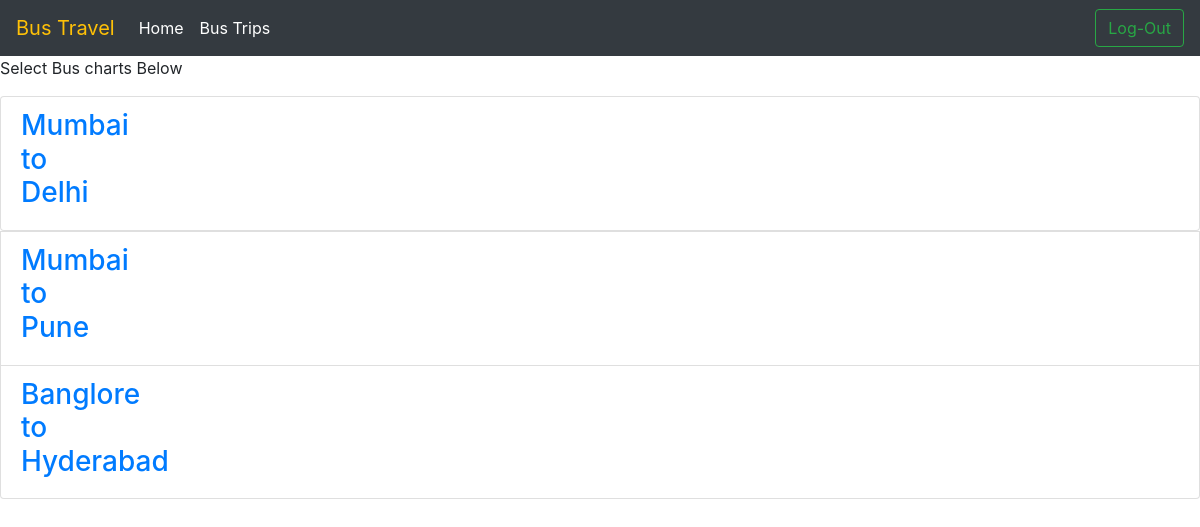
The app's page /main/charts/ (signed in) with its own data.
### main/models.py (models this page shows, shortened)
class BusChart(models.Model):
    fromP           = models.ForeignKey(Places, on_delete=models.CASCADE, related_name="fromPB")
    toP             = models.ForeignKey(Places, on_delete=models.CASCADE, related_name="toPB")
    departure       = models.TimeField()
    arival          = models.TimeField()
    adultcost       = models.FloatField()
    childcost       = models.FloatField()

class Places(models.Model):
    name            = models.CharField(max_length=120)
    def __str__(self):
        return self.name

### main/views.py (the view)
# urls.py: path('charts/', charts, name='charts'),
@login_required(login_url='/main/login/')
def charts(request, *args, **kwargs):
    buschart = BusChart.objects.all()
    context = {
        'buschart': buschart,
    }
    return render(request, 'main/charts.html', context)

### main/templates/main/charts.html (shortened to what this page needs)
<link href="https://unpkg.com/tailwindcss@^2/dist/tailwind.min.css" rel="stylesheet">
    <link rel="stylesheet" href="https://cdnjs.cloudflare.com/ajax/libs/font-awesome/5.12.0-2/css/all.min.css">
    <link href="//maxcdn.bootstrapcdn.com/bootstrap/4.0.0/css/bootstrap.min.css" rel="stylesheet" id="bootstrap-css">
<nav class="navbar navbar-expand-lg navbar-dark bg-dark">
  <a class="navbar-brand text-warning" >Bus Travel</a>
  <div class="collapse navbar-collapse" id="navbarTogglerDemo03">
    <ul class="navbar-nav mr-auto mt-2 mt-lg-0">
      <li class="nav-item active">
        <a class="nav-link" href="/">Home <span class="sr-only">(current)</span></a>
      </li>
      <li class="nav-item active">
        <a class="nav-link" href="/main/mytrips/">Bus Trips <span class="sr-only">(current)</span></a>
      </li>
    </ul>
      <a href="/main/log-out/"><button class="btn btn-outline-success my-2 my-sm-0" type="submit">Log-Out</button></a>
  </div>
</nav>
<p>Select Bus charts Below</p>
<ul class="list-group">
    {% for bus in buschart %}
    <li class="list-group-item"> <a href="/main/{{bus.id}}"><h3>{{bus.fromP}} <br> to <br> {{bus.toP}}</h3> </span></a></li>
  </ul>
  {% endfor %}

### records on screen
BusChart: fromP "Mumbai", toP "Delhi"
BusChart: fromP "Mumbai", toP "Pune"
BusChart: fromP "Banglore", toP "Hyderabad"
